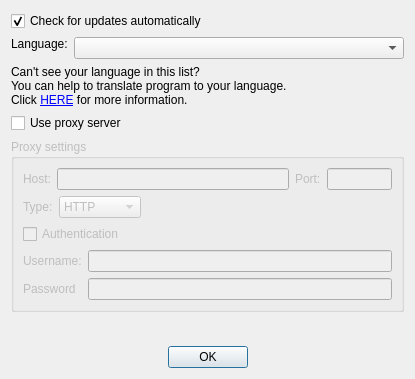
<?xml version="1.0" encoding="UTF-8"?>
<ui version="4.0">
 <class>OptionsDialog</class>
 <widget class="QDialog" name="OptionsDialog">
  <property name="geometry">
   <rect>
    <x>0</x>
    <y>0</y>
    <width>415</width>
    <height>349</height>
   </rect>
  </property>
  <property name="sizePolicy">
   <sizepolicy hsizetype="Maximum" vsizetype="Maximum">
    <horstretch>0</horstretch>
    <verstretch>0</verstretch>
   </sizepolicy>
  </property>
  <property name="windowTitle">
   <string>Options</string>
  </property>
  <property name="windowIcon">
   <iconset resource="images_rc.qrc">
    <normaloff>:/images/images/windowsicon.ico</normaloff>:/images/images/windowsicon.ico</iconset>
  </property>
  <layout class="QVBoxLayout" name="verticalLayout">
   <item>
    <widget class="QCheckBox" name="autoupdate">
     <property name="text">
      <string>Check for updates automatically</string>
     </property>
     <property name="checked">
      <bool>true</bool>
     </property>
    </widget>
   </item>
   <item>
    <layout class="QFormLayout" name="formLayout">
     <property name="fieldGrowthPolicy">
      <enum>QFormLayout::ExpandingFieldsGrow</enum>
     </property>
     <item row="0" column="0">
      <widget class="QLabel" name="label">
       <property name="sizePolicy">
        <sizepolicy hsizetype="Maximum" vsizetype="Maximum">
         <horstretch>0</horstretch>
         <verstretch>0</verstretch>
        </sizepolicy>
       </property>
       <property name="text">
        <string>Language:</string>
       </property>
      </widget>
     </item>
     <item row="0" column="1">
      <widget class="QComboBox" name="language">
       <property name="sizePolicy">
        <sizepolicy hsizetype="Expanding" vsizetype="Fixed">
         <horstretch>0</horstretch>
         <verstretch>0</verstretch>
        </sizepolicy>
       </property>
      </widget>
     </item>
    </layout>
   </item>
   <item>
    <widget class="QLabel" name="translateText">
     <property name="sizePolicy">
      <sizepolicy hsizetype="Preferred" vsizetype="Minimum">
       <horstretch>0</horstretch>
       <verstretch>0</verstretch>
      </sizepolicy>
     </property>
     <property name="text">
      <string notr="true">&lt;!DOCTYPE HTML PUBLIC &quot;-//W3C//DTD HTML 4.0//EN&quot; &quot;http://www.w3.org/TR/REC-html40/strict.dtd&quot;&gt;
&lt;html&gt;&lt;head&gt;&lt;meta name=&quot;qrichtext&quot; content=&quot;1&quot; /&gt;&lt;style type=&quot;text/css&quot;&gt;
p, li { white-space: pre-wrap; }
&lt;/style&gt;&lt;/head&gt;&lt;body style=&quot; font-family:'Sans Serif'; font-size:9pt; font-weight:400; font-style:normal;&quot;&gt;
&lt;p style=&quot; margin-top:0px; margin-bottom:0px; margin-left:0px; margin-right:0px; -qt-block-indent:0; text-indent:0px;&quot;&gt;Can't see your language in this list? &lt;/p&gt;
&lt;p style=&quot; margin-top:0px; margin-bottom:0px; margin-left:0px; margin-right:0px; -qt-block-indent:0; text-indent:0px;&quot;&gt;You can help to translate program to your language.&lt;/p&gt;
&lt;p style=&quot; margin-top:0px; margin-bottom:0px; margin-left:0px; margin-right:0px; -qt-block-indent:0; text-indent:0px;&quot;&gt;Click &lt;a href=&quot;http://toolbar.imageshack.us/windows-uploader/localization.php&quot;&gt;HERE&lt;/a&gt; for more information.&lt;/p&gt;&lt;/body&gt;&lt;/html&gt;</string>
     </property>
     <property name="wordWrap">
      <bool>true</bool>
     </property>
     <property name="openExternalLinks">
      <bool>true</bool>
     </property>
    </widget>
   </item>
   <item>
    <widget class="QCheckBox" name="proxyUse">
     <property name="text">
      <string>Use proxy server</string>
     </property>
    </widget>
   </item>
   <item>
    <widget class="QGroupBox" name="groupBox">
     <property name="enabled">
      <bool>false</bool>
     </property>
     <property name="title">
      <string>Proxy settings</string>
     </property>
     <layout class="QVBoxLayout" name="verticalLayout_2">
      <item>
       <layout class="QHBoxLayout" name="horizontalLayout">
        <item>
         <widget class="QLabel" name="label_2">
          <property name="text">
           <string>Host:</string>
          </property>
         </widget>
        </item>
        <item>
         <widget class="QLineEdit" name="proxyHost">
          <property name="sizePolicy">
           <sizepolicy hsizetype="MinimumExpanding" vsizetype="Fixed">
            <horstretch>0</horstretch>
            <verstretch>0</verstretch>
           </sizepolicy>
          </property>
         </widget>
        </item>
        <item>
         <widget class="QLabel" name="label_3">
          <property name="text">
           <string>Port:</string>
          </property>
         </widget>
        </item>
        <item>
         <widget class="QLineEdit" name="proxyPort">
          <property name="sizePolicy">
           <sizepolicy hsizetype="Maximum" vsizetype="Fixed">
            <horstretch>0</horstretch>
            <verstretch>0</verstretch>
           </sizepolicy>
          </property>
          <property name="minimumSize">
           <size>
            <width>65</width>
            <height>0</height>
           </size>
          </property>
          <property name="maximumSize">
           <size>
            <width>65</width>
            <height>16777215</height>
           </size>
          </property>
         </widget>
        </item>
       </layout>
      </item>
      <item>
       <layout class="QHBoxLayout" name="horizontalLayout_3">
        <item>
         <widget class="QLabel" name="label_6">
          <property name="sizePolicy">
           <sizepolicy hsizetype="Maximum" vsizetype="Preferred">
            <horstretch>0</horstretch>
            <verstretch>0</verstretch>
           </sizepolicy>
          </property>
          <property name="text">
           <string>Type:</string>
          </property>
         </widget>
        </item>
        <item>
         <widget class="QComboBox" name="proxyType">
          <property name="sizePolicy">
           <sizepolicy hsizetype="Minimum" vsizetype="Fixed">
            <horstretch>0</horstretch>
            <verstretch>0</verstretch>
           </sizepolicy>
          </property>
          <item>
           <property name="text">
            <string>HTTP</string>
           </property>
          </item>
          <item>
           <property name="text">
            <string>SOCKS 5</string>
           </property>
          </item>
         </widget>
        </item>
        <item>
         <spacer name="horizontalSpacer_3">
          <property name="orientation">
           <enum>Qt::Horizontal</enum>
          </property>
          <property name="sizeHint" stdset="0">
           <size>
            <width>40</width>
            <height>20</height>
           </size>
          </property>
         </spacer>
        </item>
       </layout>
      </item>
      <item>
       <widget class="QCheckBox" name="proxyAuth">
        <property name="text">
         <string>Authentication</string>
        </property>
       </widget>
      </item>
      <item>
       <layout class="QFormLayout" name="formLayout_2">
        <property name="fieldGrowthPolicy">
         <enum>QFormLayout::ExpandingFieldsGrow</enum>
        </property>
        <item row="1" column="1">
         <widget class="QLineEdit" name="proxyUser">
          <property name="enabled">
           <bool>false</bool>
          </property>
         </widget>
        </item>
        <item row="1" column="0">
         <widget class="QLabel" name="label_4">
          <property name="enabled">
           <bool>false</bool>
          </property>
          <property name="text">
           <string>Username:</string>
          </property>
         </widget>
        </item>
        <item row="2" column="0">
         <widget class="QLabel" name="label_5">
          <property name="enabled">
           <bool>false</bool>
          </property>
          <property name="text">
           <string>Password</string>
          </property>
         </widget>
        </item>
        <item row="2" column="1">
         <widget class="QLineEdit" name="proxyPass">
          <property name="enabled">
           <bool>false</bool>
          </property>
         </widget>
        </item>
       </layout>
      </item>
     </layout>
    </widget>
   </item>
   <item>
    <spacer name="verticalSpacer">
     <property name="orientation">
      <enum>Qt::Vertical</enum>
     </property>
     <property name="sizeHint" stdset="0">
      <size>
       <width>20</width>
       <height>40</height>
      </size>
     </property>
    </spacer>
   </item>
   <item>
    <layout class="QHBoxLayout" name="horizontalLayout_2">
     <item>
      <spacer name="horizontalSpacer">
       <property name="orientation">
        <enum>Qt::Horizontal</enum>
       </property>
       <property name="sizeHint" stdset="0">
        <size>
         <width>40</width>
         <height>20</height>
        </size>
       </property>
      </spacer>
     </item>
     <item>
      <widget class="QPushButton" name="ok">
       <property name="text">
        <string>OK</string>
       </property>
      </widget>
     </item>
     <item>
      <spacer name="horizontalSpacer_2">
       <property name="orientation">
        <enum>Qt::Horizontal</enum>
       </property>
       <property name="sizeHint" stdset="0">
        <size>
         <width>40</width>
         <height>20</height>
        </size>
       </property>
      </spacer>
     </item>
    </layout>
   </item>
  </layout>
 </widget>
 <resources>
  <include location="images_rc.qrc"/>
 </resources>
 <connections>
  <connection>
   <sender>ok</sender>
   <signal>clicked()</signal>
   <receiver>OptionsDialog</receiver>
   <slot>accept()</slot>
   <hints>
    <hint type="sourcelabel">
     <x>231</x>
     <y>343</y>
    </hint>
    <hint type="destinationlabel">
     <x>186</x>
     <y>81</y>
    </hint>
   </hints>
  </connection>
  <connection>
   <sender>language</sender>
   <signal>activated(int)</signal>
   <receiver>OptionsDialog</receiver>
   <slot>languageSelected(int)</slot>
   <hints>
    <hint type="sourcelabel">
     <x>221</x>
     <y>44</y>
    </hint>
    <hint type="destinationlabel">
     <x>186</x>
     <y>81</y>
    </hint>
   </hints>
  </connection>
  <connection>
   <sender>proxyUse</sender>
   <signal>toggled(bool)</signal>
   <receiver>groupBox</receiver>
   <slot>setEnabled(bool)</slot>
   <hints>
    <hint type="sourcelabel">
     <x>33</x>
     <y>122</y>
    </hint>
    <hint type="destinationlabel">
     <x>47</x>
     <y>145</y>
    </hint>
   </hints>
  </connection>
  <connection>
   <sender>proxyAuth</sender>
   <signal>toggled(bool)</signal>
   <receiver>proxyUser</receiver>
   <slot>setEnabled(bool)</slot>
   <hints>
    <hint type="sourcelabel">
     <x>30</x>
     <y>215</y>
    </hint>
    <hint type="destinationlabel">
     <x>116</x>
     <y>245</y>
    </hint>
   </hints>
  </connection>
  <connection>
   <sender>proxyAuth</sender>
   <signal>toggled(bool)</signal>
   <receiver>label_4</receiver>
   <slot>setEnabled(bool)</slot>
   <hints>
    <hint type="sourcelabel">
     <x>14</x>
     <y>216</y>
    </hint>
    <hint type="destinationlabel">
     <x>20</x>
     <y>242</y>
    </hint>
   </hints>
  </connection>
  <connection>
   <sender>proxyAuth</sender>
   <signal>toggled(bool)</signal>
   <receiver>label_5</receiver>
   <slot>setEnabled(bool)</slot>
   <hints>
    <hint type="sourcelabel">
     <x>82</x>
     <y>220</y>
    </hint>
    <hint type="destinationlabel">
     <x>65</x>
     <y>275</y>
    </hint>
   </hints>
  </connection>
  <connection>
   <sender>proxyAuth</sender>
   <signal>toggled(bool)</signal>
   <receiver>proxyPass</receiver>
   <slot>setEnabled(bool)</slot>
   <hints>
    <hint type="sourcelabel">
     <x>133</x>
     <y>218</y>
    </hint>
    <hint type="destinationlabel">
     <x>141</x>
     <y>276</y>
    </hint>
   </hints>
  </connection>
 </connections>
 <slots>
  <slot>languageSelected(int)</slot>
 </slots>
</ui>
